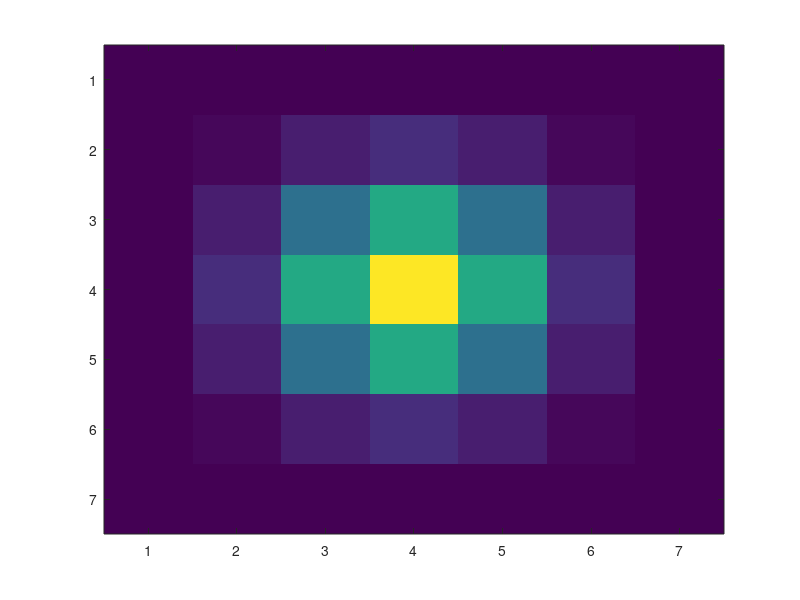

MATLAB code for this plot: (Note: this script raises an error after producing the figure.)
clear all

%%
d = fspecial('gaussian', 7, 1);
imagesc(d)
N=2^14;
dd = repmat(d,1,1,N);
ddn = single(poissrnd(dd*100));


%%
% kern = parallel.gpu.CUDAKernel('GPUgaussMLEv2.ptx','GPUgaussMLEv2.cu','kernel_MLEFit');
% out = zeros(N,4,'single','gpuArray');
% crlb = zeros(N,4,'single','gpuArray');
% LL = zeros(N,1,'single','gpuArray');
% kern.ThreadBlockSize = [16 1 1];
% kern.GridSize = [ceil(N/16) 1 1];
% [out,crlb,LL] = feval(kern,ddn,1,7,15,out,crlb,LL,N);
% cout = gather(out);
% scatter(cout(:,1),cout(:,2));

[p,crlb,ll] = gpumle_floatpsf_floatbg(ddn,1,20);